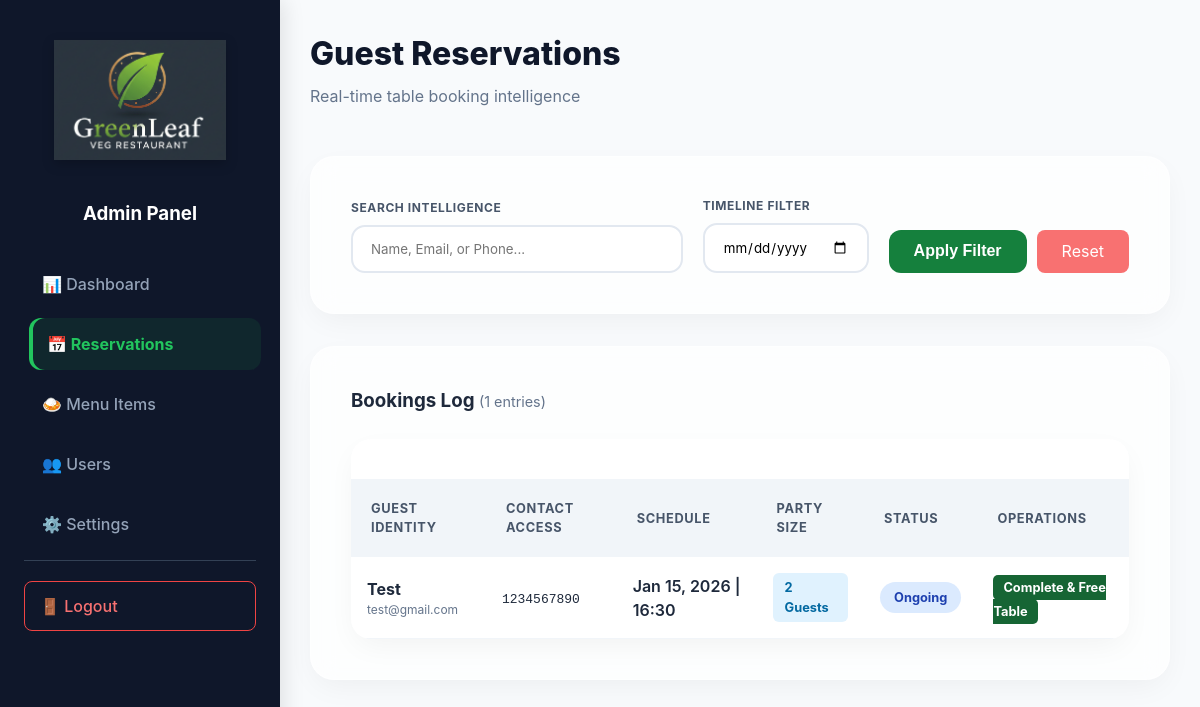
The app's page /admin/manage-reservations.php (signed in) with its own data.
### tables this page shows
CREATE TABLE `reservations` (
  `id` int(11) NOT NULL,
  `name` varchar(100) NOT NULL,
  `email` varchar(100) NOT NULL,
  `phone` varchar(20) NOT NULL,
  `guests` int(11) NOT NULL,
  `reservation_date` date NOT NULL,
  `reservation_time` varchar(5) NOT NULL,
  `user_id` int(11) DEFAULT NULL,
  `status` enum('pending','ongoing','completed','cancelled') DEFAULT 'pending',
  `created_at` timestamp NOT NULL DEFAULT current_timestamp() ON UPDATE current_timestamp()
);

### admin/manage-reservations.php (the view, shortened to what this page needs)
<?php
require 'config.php';
$search = isset($_GET['search']) ? htmlspecialchars(trim($_GET['search'])) : '';
$filter_date = isset($_GET['filter_date']) ? $_GET['filter_date'] : '';
$query = "SELECT * FROM reservations WHERE 1=1";
$params = [];
$query .= " ORDER BY reservation_date DESC, reservation_time DESC";
$stmt = $dbh->prepare($query);
$stmt->execute($params);
$reservations = $stmt->fetchAll(PDO::FETCH_ASSOC);
?>
<!DOCTYPE html>
<html lang="en">
<head>
    <link rel="icon" type="image/x-icon" href="assets/img/favicon.ico"> <link rel="stylesheet" href="assets/css/admin-styles.css">
    <link rel="stylesheet" href="assets/css/index-styles.css">
</head>
<body class="admin-body">
    <div class="admin-container">
        <?php include 'sidebar.php'; ?>
        <main class="admin-main">
            <header class="admin-header">
                <div class="header-title">
                    <h2>Guest Reservations</h2>
                    <p class="subtitle">Real-time table booking intelligence</p>
                </div>
            </header>
            <section class="admin-card glass-morph" style="margin-bottom: 2rem;">
                <form method="GET" class="filter-form" style="display: flex; gap: 20px; flex-wrap: wrap; align-items: flex-end;">
                    <div class="form-group" style="flex: 2; min-width: 250px; margin-bottom: 0;">
                        <label style="font-size: 0.75rem; letter-spacing: 0.05em;">Search Intelligence</label>
                        <input type="text" name="search" value="<?php echo $search; ?>" placeholder="Name, Email, or Phone..." style="background: rgba(255,255,255,0.8);">
                    </div>
                    <div class="form-group" style="flex: 1; min-width: 150px; margin-bottom: 0;">
                        <label style="font-size: 0.75rem; letter-spacing: 0.05em;">Timeline Filter</label>
                        <input type="date" name="filter_date" value="<?php echo $filter_date; ?>" style="background: rgba(255,255,255,0.8);">
                    </div>
                    <div style="display: flex; gap: 10px;">
                        <button type="submit" class="admin-login-btn" style="margin: 0; padding: 12px 25px;">Apply Filter</button>
                        <a href="manage-reservations.php" class="nav-btn logout-btn" style="padding: 12px 25px; line-height: 1.2; text-decoration: none; display: flex; align-items: center;">Reset</a>
                    </div>
                </form>
            </section>
            <section class="admin-card glass-morph">
                <div class="card-header" style="display: flex; justify-content: space-between; align-items: center; margin-bottom: 1.5rem;">
                    <h3 style="margin:0;">Bookings Log <span style="font-size: 0.9rem; color: var(--text-muted); font-weight: 400;">(<?php echo count($reservations); ?> entries)</span></h3>
                </div>
                <div class="table-responsive">
                    <table class="admin-table">
                        <thead>
                            <tr>
                                <th>Guest Identity</th>
                                <th>Contact Access</th>
                                <th>Schedule</th>
                                <th>Party Size</th>
                                <th>Status</th>
                                <th>Operations</th>
                            </tr>
                        </thead>
                        <tbody>
                            <?php if($reservations): ?>
                                <?php foreach ($reservations as $res): ?>
                                    <tr class="table-row-hover">
                                        <td>
                                            <div style="font-weight: 700; color: var(--sidebar-dark);"><?php echo htmlspecialchars($res['name']); ?></div>
                                            <div style="font-size: 0.75rem; color: var(--text-muted);"><?php echo htmlspecialchars($res['email']); ?></div>
                                        </td>
                                        <td><span style="font-family: monospace;"><?php echo htmlspecialchars($res['phone']); ?></span></td>
                                        <td>
                                            <div style="font-weight: 600;"><?php echo date('M d, Y', strtotime($res['reservation_date'])); ?> | <?php echo $res['reservation_time']; ?></div>
                                        </td>
                                        <td>
                                            <span class="badge" style="background: #e0f2fe; color: #0369a1; padding: 5px 12px; border-radius: 6px; font-weight: 700;">
                                                <?php echo $res['guests']; ?> Guests
                                            </span>
                                        </td>
                                        <td>
                                            <span class="badge <?php echo 'badge-' . $res['status']; ?>">
                                                <?php echo ucfirst($res['status']); ?>
                                            </span>
                                        </td>
                                        <td>
                                            <?php if($res['status'] == 'pending'): ?>
                                                <a href="?update_id=<?php echo $res['id']; ?>&new_status=ongoing" class="action-btn checkin">Check-in</a>
                                                <a href="?update_id=<?php echo $res['id']; ?>&new_status=cancelled" class="action-btn cancel">Cancel</a>
                                            <?php elseif($res['status'] == 'ongoing'): ?>
                                                <a href="?update_id=<?php echo $res['id']; ?>&new_status=completed" class="action-btn complete">Complete & Free Table</a>
                                            <?php endif; ?>
                                        </td>
                                    </tr>
                                <?php endforeach; ?>
                            <?php endif; ?>
                        </tbody>
                    </table>
                </div>
            </section>
        </main>
    </div>
</body>
</html>

### admin/assets/css/admin-styles.css (style rules this page uses)
:root { --admin-bg: #f8fafc; --sidebar-bg: #0f172a; --primary-green: #15803d; --accent-green: #22c55e; --text-main: #1e293b; --text-muted: #64748b; --error-red: #ef4444; --glass-white: rgba(255, 255, 255, 0.7); --shadow-premium: 0 10px 30px -5px rgba(0, 0, 0, 0.05); }
.admin-body { background: var(--admin-bg); margin: 0; font-family: 'Inter', system-ui, -apple-system, sans-serif; color: var(--text-main); line-height: 1.5; }
.admin-container { display: flex; min-height: 100vh; }
.nav-btn { background: var(--primary-green); color: white; border: none; padding: 10px 15px; border-radius: 8px; cursor: pointer; font-size: 1rem; transition: background 0.3s; }
.logout-btn { background: #f87171; color: white; border: none; padding: 10px 15px; border-radius: 8px; cursor: pointer; font-size: 1rem; transition: background 0.3s; }
.admin-main { flex: 1; padding: 30px; }
.admin-header { display: flex; justify-content: space-between; align-items: center; margin-bottom: 3rem; }
.admin-card { background: white; padding: 25px; border-radius: 12px; box-shadow: 0 4px 6px rgba(0,0,0,0.05); }
.admin-login-btn { background: var(--primary-green); color: white; border: none; cursor: pointer; font-size: 1rem; transition: background 0.3s; padding: 14px 28px; border-radius: 12px; font-weight: 700; }
.admin-table { width: 100%; margin-top: 2.5rem; border: none; border-radius: 24px; border-collapse: collapse; }
.admin-table th { text-transform: uppercase; font-size: 0.75rem; letter-spacing: 0.05em; color: var(--text-muted); background: #f1f5f9; padding: 16px; }
.admin-table td { padding: 16px; border-bottom: 1px solid #f1f5f9; }
.admin-card.glass-morph { backdrop-filter: blur(12px); -webkit-backdrop-filter: blur(12px); border: 1px solid rgba(255, 255, 255, 0.5); border-radius: 24px; background: var(--glass-white); padding: 2.5rem; box-shadow: var(--shadow-premium); transition: transform 0.3s ease; }
.header-title h2 { font-weight: 800; color: var(--sidebar-bg); margin: 0; font-size: 2rem; }
.subtitle { color: var(--text-muted); font-size: 1rem; margin-top: 6px; }
.filter-form .form-group label { display: block; font-weight: 700; font-size: 0.75rem; text-transform: uppercase; letter-spacing: 0.05em; color: #475569; margin-bottom: 8px; }
.filter-form input { width: 100%; padding: 12px 16px; border: 2px solid #e2e8f0; border-radius: 12px; font-family: inherit; transition: all 0.2s ease; }
.filter-form input, .form-group input, .form-group select, .form-group textarea { width: 100%; padding: 14px 18px; border: 2px solid #e2e8f0; border-radius: 14px; background: #f8fafc; font-family: inherit; transition: all 0.2s; }
.table-responsive { overflow-x: auto; border-radius: 20px; overflow-y: hidden; background: white; box-shadow: var(--shadow-premium); }
.admin-table thead th { color: #475569; font-weight: 700; text-transform: uppercase; letter-spacing: 0.05em; border: none; background: #f1f5f9; font-size: 0.8rem; padding: 20px; text-align: left; }
.table-row-hover { transition: background 0.2s ease; }
.badge { display: inline-block; font-size: 0.8rem; font-weight: 700; padding: 6px 14px; border-radius: 50px; }
.badge-ongoing { background: #dbeafe; color: #1e40af; }
.action-btn { padding: 5px 10px; border-radius: 5px; text-decoration: none; font-size: 0.8rem; font-weight: bold; }
.complete { background: #166534; color: white; }

### admin/assets/css/index-styles.css (style rules this page uses)
:root { --admin-dark-bg: #0f172a; --admin-card-bg: rgba(255, 255, 255, 0.95); --admin-green-primary: #15803d; --admin-green-hover: #166534; --text-slate: #64748b; --error-red: #ef4444; }
* { box-sizing: border-box; margin: 0; padding: 0; }
.form-group { text-align: left; margin-bottom: 24px; }
.form-group label { font-size: 0.85rem; font-weight: 600; color: #334155; margin-bottom: 10px; display: block; text-align: left; text-transform: uppercase; letter-spacing: 0.05em; }

### records on screen
reservations: name "Test", email "test@gmail.com", phone "1234567890", reservation_date "Jan 15, 2026", reservation_time "16:30", guests "2", status "Ongoing"

### other values on screen
count($reservations) "1"
